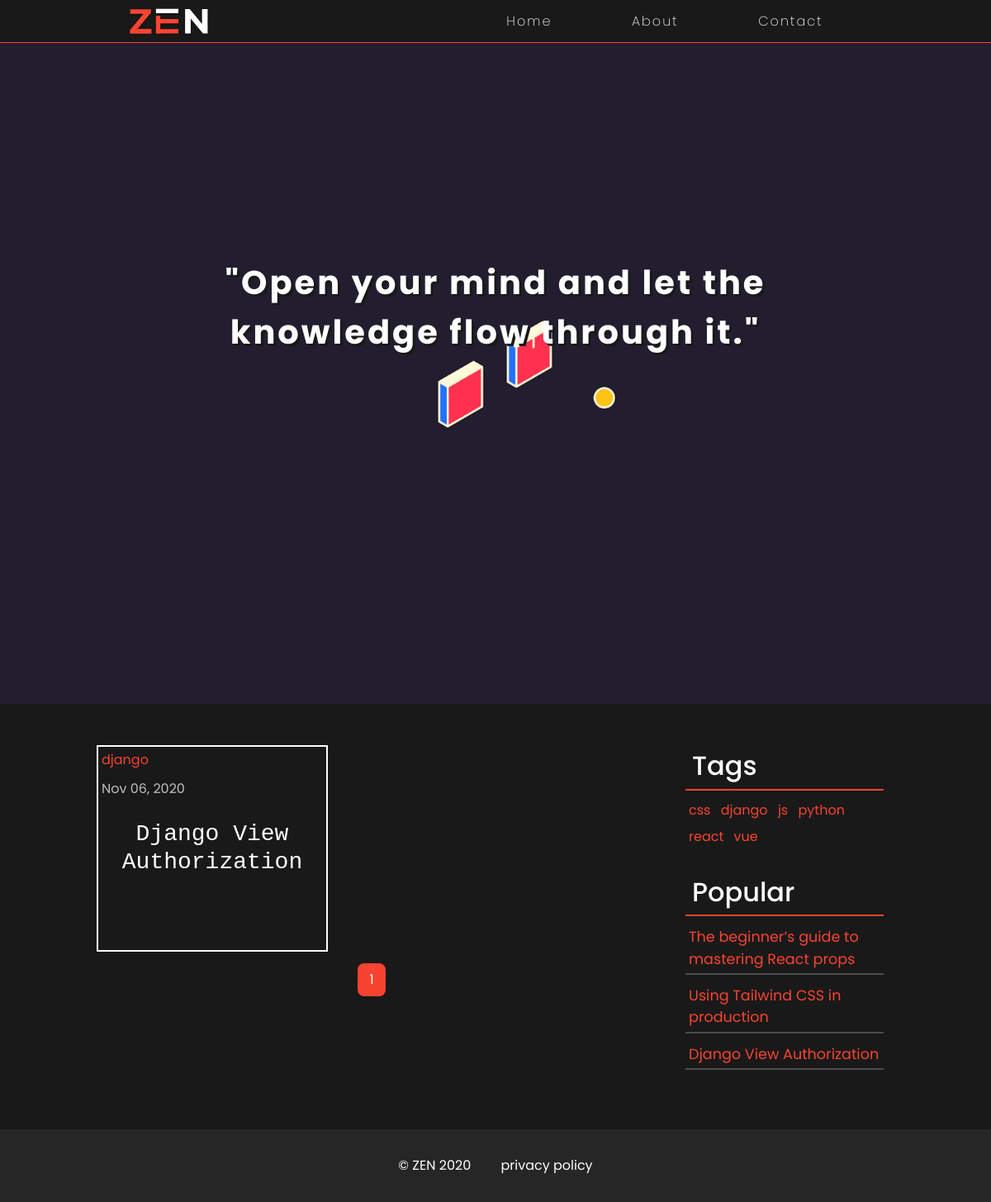
The app's page /tag/django with its own data.
### blog/models.py (models this page shows, shortened)
class Tag(models.Model):
    name = models.CharField(max_length=15)
    def __str__(self):
        return self.name

class Post(models.Model):
    title = models.CharField(max_length=100)
    description = models.TextField()
    content = RichTextField()
    date_posted = models.DateTimeField(default=now)
    tags = models.ManyToManyField(Tag)
    claps = models.IntegerField()

### blog/views.py (the view)
# urls.py: path('tag/<str:name>', views.tag_posts, name='tag-posts'),
def tag_posts(request, **kwargs):
    tag_name = kwargs['name']
    posts = Tag.objects.get(name=tag_name).post_set.all().order_by('-date_posted')
    tags = Tag.objects.all().order_by('name')
    popular = Post.objects.all().order_by('-claps')[:3]
    paginator = Paginator(posts, 6)
    page_num = request.GET.get('page')
    page_obj = paginator.get_page(page_num)
    context = {
        'posts': page_obj,
        'tags': tags,
        'popular_posts': popular
    }
    return render(request, 'blog/post_list.html', context)

### blog/templates/blog/post_list.html (shortened to what this page needs)
{% extends 'blog/base.html' %}
{% load static %}
{% block content %}
<div class="home">
    {% include 'blog/header.html' %}
    <div class="banner">
        <img src="{% static 'blog/images/banner.gif' %}" alt="">
        <div class="banner-heading">
            "Open your mind and let the knowledge flow through it."
        </div>
    </div>
    <div id="post-container" class="container-fluid my-5">
        <div class="row">
            <div class="col-lg-7 offset-lg-1 col-sm-12">
                <div class="post-container">
                    {% for post in posts %}
                        <div class="post">
                            <div class="tags">
                                {% for tag in post.tags.all %}
                                    <a href="{% url 'tag-posts' tag %}" class="tag d-inline-block p-1">{{ tag }}</a>
                                {% endfor %}
                            </div>
                            <div class="date ml-1">{{ post.date_posted|date:"M d, Y" }}</div>
                            <h3 class="title"><a href="{% url 'post-detail' post.id %}">{{ post.title }}</a></h3>
                        </div>
                    {% endfor %}
                </div>
                <div class="paginator text-center my-3">
                    <div class="wrapper">
                        {% for page in posts.paginator.page_range %}
                            {% if page == posts.number %}
                                <a href="?page={{ page }}" class="d-inline-block mx-1 btn btn-active">{{ page }}</a>
                            {% elif page < posts.number|add:-2 and page > posts.number|add:2 %}
                                <a href="?page={{ page }}" class="d-inline-block mx-1 btn">{{page}}</a>
                            {% endif %}
                        {% endfor %}
                    </div>
                </div>
            </div>
            <div class="col-lg-3 col-md-12">
                <div class="container-fluid aside-container">
                    <div class="tags-container mb-4">
                        <h2 class="p-2 mb-2">Tags</h2>
                        <div class="wrapper">
                            <div class="tags">
                                {% for tag in tags %}
                                    <a href="{% url 'tag-posts' tag %}" class="tag d-inline-block p-1">{{ tag }}</a>
                                {% endfor %}
                            </div>
                        </div>
                    </div>
                    <div class="popular-container mb-4">
                        <h2 class="p-2 mb-2">Popular</h2>
                        <div class="wrapper">
                            {% for post in popular_posts %}
                                <a href="{% url 'post-detail' post.id %}" class="title d-block p-1 mb-2">{{ post.title }}</a>
                            {% endfor %}
                        </div>
                    </div>
                </div>
            </div>
        </div>
    </div>
</div>
{% endblock content %}

### blog/static/blog/css/main.css (style rules this page uses)
* { margin: 0; padding: 0; -webkit-box-sizing: border-box; box-sizing: border-box; }
.home { position: relative; }
.home .banner { height: 100vh; position: relative; }
.banner img { position: absolute; display: block; width: 100%; height: 100%; object-fit: cover; }
.home .banner-heading { width: 75%; position: absolute; top: 40%; left: 50%; -webkit-transform: translate(-50%, -50%); transform: translate(-50%, -50%); text-align: center; color: #fefefe; text-shadow: 3px 3px #191919; font-family: 'Poppins', sans-serif; font-size: 2.5rem; font-weight: 700; letter-spacing: 3px; }
.home .post-container { display: -ms-grid; display: grid; -ms-grid-columns: (280px)[auto-fill]; grid-template-columns: repeat(auto-fill, 280px); grid-auto-rows: 250px; }
.home .post-container .post { width: 280px; height: 250px; margin: 2px; border: 2px solid #fefefe; position: relative; -webkit-transition: border 0.4s ease-out; transition: border 0.4s ease-out; background-color: #191919; }
.home .post-container .post .title { width: 90%; position: absolute; top: 50%; left: 50%; -webkit-transform: translate(-50%, -50%); transform: translate(-50%, -50%); text-align: center; font-family: monospace; }
.home .post-container .post .title a { color: #fefefe; -webkit-transition: color 0.4s ease-out; transition: color 0.4s ease-out; }
.home .paginator a { border: 2px solid #F74431; border-radius: 8px; color: #fefefe; -webkit-transition: all 0.4s ease-out; transition: all 0.4s ease-out; }
.home .paginator .btn-active { background-color: #F74431; }
.home .aside-container { position: -webkit-sticky; position: sticky; top: 8%; }
.home .tags-container h2 { color: #fefefe; border-bottom: 2px solid #F74431; }
.home .popular-container h2 { color: #fefefe; border-bottom: 2px solid #F74431; }
.home .popular-container .wrapper a { color: #F74431; font-size: 1.1rem; border-bottom: 2px solid #4c4c4c; }
body { background-color: #191919; font-family: 'Poppins', sans-serif; }
.tag { color: #F74431; }
.date { margin: 0.4rem 0 0; color: #bebebe; }

### records on screen
Post: date_posted "Nov 06, 2020", title "Django View Authorization"
Tag: name "django"
Tag: name "css"
Tag: name "js"
Tag: name "python"
Tag: name "react"
Tag: name "vue"
Post: title "The beginner’s guide to mastering React props"
Post: title "Using Tailwind CSS in production"

### other values on screen
{{ page }} "1"
